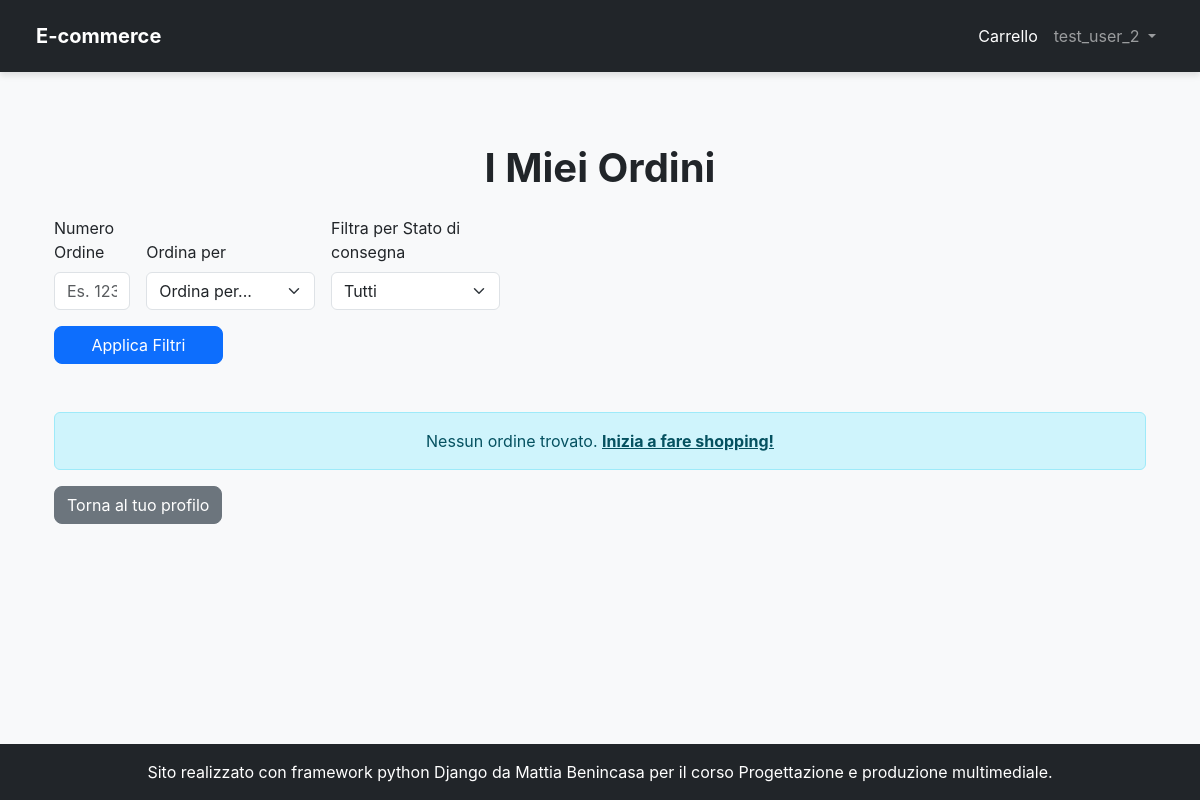
/orders/ (signed in), run on an earlier commit of the app's database.
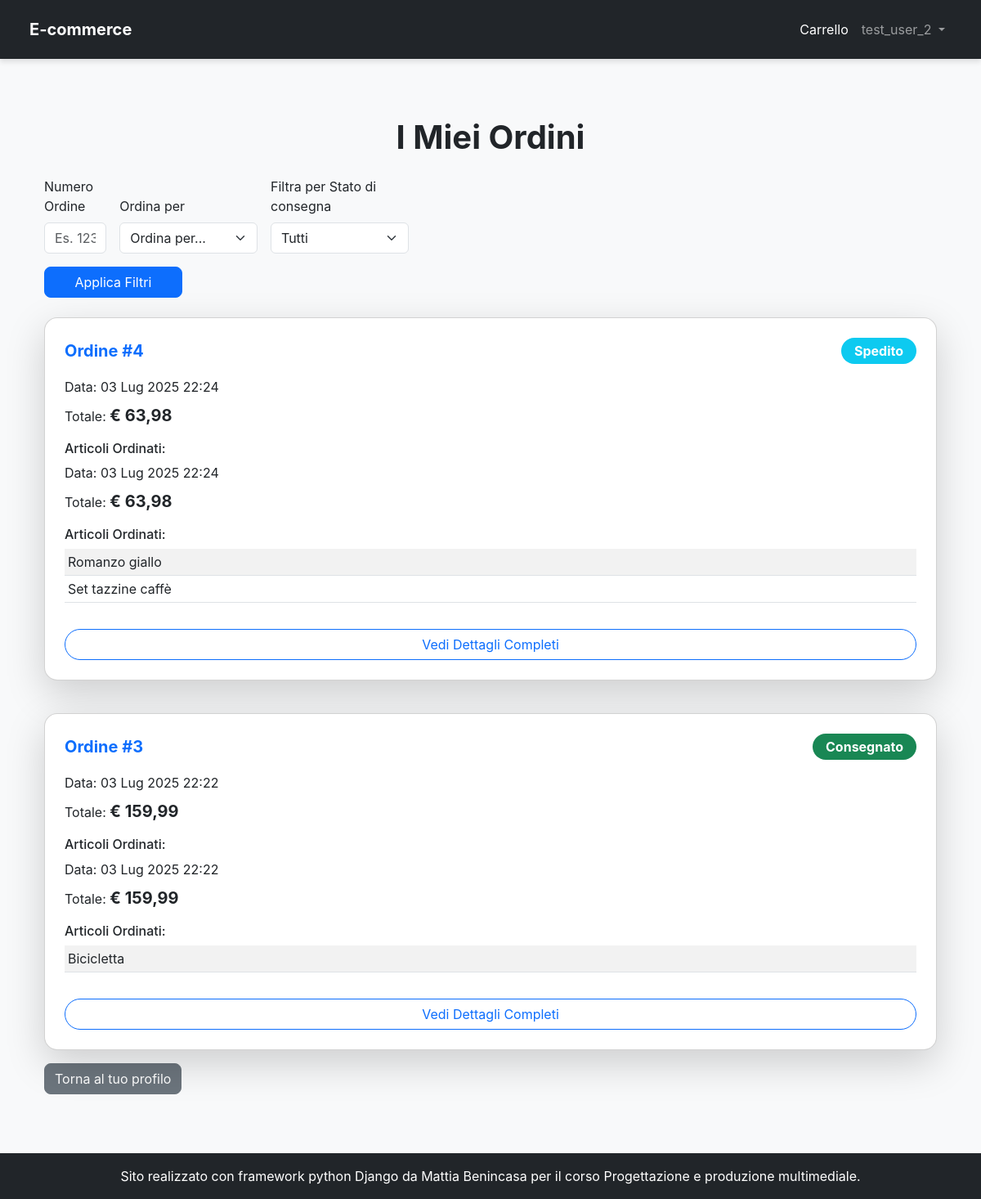
And on a later commit of the database.
### orders/models.py (models this page shows)
class Order(models.Model):
    customer = models.ForeignKey(
        settings.AUTH_USER_MODEL,
        on_delete=models.CASCADE,
        verbose_name='Cliente')
    ORDER_STATUS_CHOICES = [
        ('Processing', 'In Lavorazione'),
        ('Shipped', 'Spedito'),
        ('Delivered', 'Consegnato'),
        ('Cancelled', 'Annullato'),
    ]
    shipping_address = models.ForeignKey(Address, on_delete=models.CASCADE, verbose_name='Indirizzo di consegna')
    purchase_date = models.DateTimeField(auto_now_add=True, verbose_name='Data di acquisto')
    total_amount = models.DecimalField(max_digits=10, decimal_places=2, default=0.00, verbose_name='Totale(€)')
    status = models.CharField(max_length=50, choices=ORDER_STATUS_CHOICES, default='Processing')
    class Meta:
        permissions = [
            ('can_view_all_customers_orders', 'può vedere gli ordini di tutti i clienti'),
            ('can_change_order_status', 'può cambiare lo stato di un ordine')
        ]
        verbose_name = 'Ordine'
        verbose_name_plural = 'Ordini'

class OrderItem(models.Model):
    order = models.ForeignKey(
        Order,
        on_delete=models.CASCADE)
    product = models.ForeignKey(
        Product,
        on_delete=models.CASCADE
    )
    quantity_purchased = models.PositiveIntegerField(default=1)
    price_at_purchase = models.DecimalField(max_digits=10, decimal_places=2)
    class Meta:
        unique_together = ('order', 'product')

### products/models.py (models this page shows, shortened)
class Product(models.Model):
    name = models.CharField(max_length=200, verbose_name="Nome Prodotto")
    slug = AutoSlugField(populate_from='name', unique=True, always_update=True)
    category = models.ForeignKey(
        Category,
        on_delete=models.SET_NULL,
        null=True,
        blank=True,
        related_name='products',
        verbose_name="Categoria"
    )
    description = models.TextField(verbose_name="Descrizione prodotto")
    price = models.DecimalField(
        max_digits=10,
        decimal_places=2,
        verbose_name="Prezzo in €"
    )
    stock = models.IntegerField(
        default=0,
        verbose_name="Quantità Disponibile",
        help_text="Quantità di prodotti disponibili in magazzino."
    )
    created_at = models.DateTimeField(auto_now_add=True, verbose_name="Data Creazione")
    updated_at = models.DateTimeField(auto_now=True, verbose_name="Ultimo Aggiornamento")
    image = models.ImageField(default='placeholder.png', blank=True, verbose_name='immagine prodotto')
    class Meta:
        ordering = ('name',)
        verbose_name = "Prodotto"
        verbose_name_plural = "Prodotti"

### orders/views.py (the view)
# urls.py: path("", MyOrders.as_view(), name="my_orders"),
class MyOrders(PermissionRequiredMixin, LoginRequiredMixin, ListView):
    model = Order
    template_name = 'my_orders.html'
    context_object_name = 'orders'
    permission_required = 'orders.view_order'
    paginate_by = 10
    form = MyOrderFilter()
    def get_queryset(self):
        queryset = super().get_queryset().filter(customer=self.request.user).order_by('-purchase_date')
        self.form = MyOrderFilter(self.request.GET)
        if self.form.is_valid():
            order_number_str = self.form.cleaned_data.get('order_number')
            status_filter = self.form.cleaned_data.get('status_filter')
            sort_by = self.form.cleaned_data.get('sort_by')
            if order_number_str:
                try:
                    order_number = int(order_number_str)
                    queryset = queryset.filter(id=order_number)
                except ValueError:
                    pass
            if status_filter:
                queryset = queryset.filter(status=status_filter)
            if sort_by:
                if sort_by == 'latest':
                    queryset = queryset.order_by('-purchase_date')
                elif sort_by == 'earliest':
                    queryset = queryset.order_by('purchase_date')
        return queryset
    def get_context_data(self, *, object_list=None, **kwargs):
        context = super().get_context_data(**kwargs)
        context['form'] = self.form
        return context

### templates/my_orders.html (shortened to what this page needs)
{% extends 'base.html' %}
{% load crispy_forms_tags %}
{% load humanize %}
{% block content %}
<div class="container my-5">
    <h1 class="text-center fw-bold text-dark mb-4">I Miei Ordini</h1>
    <div class="mb-4">
        {% crispy form %}
    </div>
    {% if orders %}
        <div class="row row-cols-1 g-4">
            {% for order in orders %}
            <div class="col">
                <div class="card shadow-lg rounded-card p-4 mb-3">
                    <div class="d-flex justify-content-between align-items-center mb-3">
                        <h5 class="card-title fw-bold text-primary mb-0">Ordine #{{ order.id }}</h5>
                            <span class="badge {% if order.status == 'Delivered' %}bg-success {% elif order.status == 'Cancelled' %} bg-danger {% else %}bg-info{% endif %} fs-6 py-2 px-3 rounded-pill">{{ order.get_status_display }}</span>
                    </div>
                    <p class="card-text mb-2">Data: {{ order.purchase_date|date:"d M Y H:i" }}</p>
                    <p class="card-text mb-3">Totale: <span class="fw-bold fs-5 text-dark">€ {{ order.total_amount|floatformat:2|intcomma }}</span></p>
                    <h6 class="mb-2">Articoli Ordinati:</h6>
                    <p class="card-text mb-2">Data: {{ order.purchase_date|date:"d M Y H:i" }}</p>
                    <p class="card-text mb-3">Totale: <span class="fw-bold fs-5 text-dark">€ {{ order.total_amount|floatformat:2|intcomma }}</span></p>
                    <h6 class="mb-2">Articoli Ordinati:</h6>
                    <div class="table-responsive mb-3">
                        <table class="table table-striped table-sm">
                            <tbody>
                                {% for item in order.orderitem_set.all %}
                                <tr>
                                    <td><a href="{% url 'product_details' slug=item.product.slug %}" class="text-decoration-none text-dark">{{ item.product.name }}</a></td>
                                </tr>
                                {% endfor %}
                            </tbody>
                        </table>
                    </div>
                    <a href="{% url 'order_details' order.id %}" class="btn btn-outline-primary rounded-pill mt-auto">Vedi Dettagli Completi</a>
                </div>
            </div>
            {% endfor %}
        </div>
    {% else %}
    <div class="alert alert-info text-center mt-5" role="alert">
        Nessun ordine trovato. <a href="{% url 'product_list' %}" class="alert-link">Inizia a fare shopping!</a>
    </div>
    {% endif %}
    <a href="{% url 'dashboard' %}" class="btn btn-secondary">Torna al tuo profilo</a>
</div>
{% endblock content %}

What changed in the data, as far as the page shows it:
added Order: id "4", status "Spedito", purchase_date "03 Lug 2025 22:24", total_amount "63,98"
added OrderItem: product.name "Romanzo giallo", shown under "4"
added OrderItem: product.name "Set tazzine caffè", shown under "4"
added Order: id "3", status "Consegnato", purchase_date "03 Lug 2025 22:22", total_amount "159,99"
added OrderItem: product.name "Bicicletta", shown under "3"
Also different on the page:
text no longer shown: "Nessun ordine trovato. Inizia a fare shopping!"
